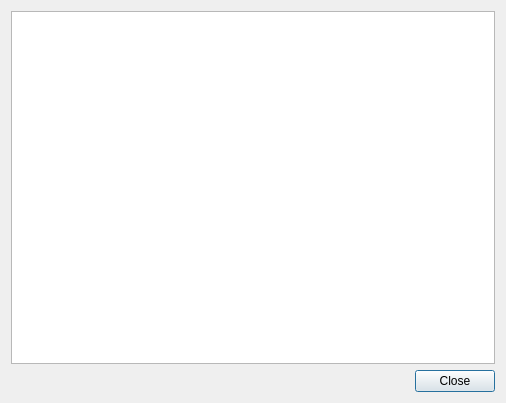
<ui version="4.0" >
 <class>TextDisplayDialog</class>
 <widget class="QDialog" name="TextDisplayDialog" >
  <property name="geometry" >
   <rect>
    <x>0</x>
    <y>0</y>
    <width>506</width>
    <height>403</height>
   </rect>
  </property>
  <property name="windowTitle" >
   <string>TextEditDialog</string>
  </property>
  <layout class="QVBoxLayout" >
   <item>
    <widget class="QTextEdit" name="textEdit" >
     <property name="font" >
      <font>
       <family>Courier New</family>
       <pointsize>12</pointsize>
       <stylestrategy>PreferAntialias</stylestrategy>
      </font>
     </property>
     <property name="readOnly" >
      <bool>true</bool>
     </property>
     <property name="acceptRichText" >
      <bool>false</bool>
     </property>
    </widget>
   </item>
   <item>
    <layout class="QHBoxLayout" >
     <item>
      <spacer>
       <property name="orientation" >
        <enum>Qt::Horizontal</enum>
       </property>
       <property name="sizeHint" >
        <size>
         <width>40</width>
         <height>20</height>
        </size>
       </property>
      </spacer>
     </item>
     <item>
      <widget class="QPushButton" name="pushButton" >
       <property name="text" >
        <string>Close</string>
       </property>
      </widget>
     </item>
    </layout>
   </item>
  </layout>
 </widget>
 <resources/>
 <connections>
  <connection>
   <sender>pushButton</sender>
   <signal>pressed()</signal>
   <receiver>TextDisplayDialog</receiver>
   <slot>accept()</slot>
   <hints>
    <hint type="sourcelabel" >
     <x>455</x>
     <y>374</y>
    </hint>
    <hint type="destinationlabel" >
     <x>252</x>
     <y>201</y>
    </hint>
   </hints>
  </connection>
 </connections>
</ui>
